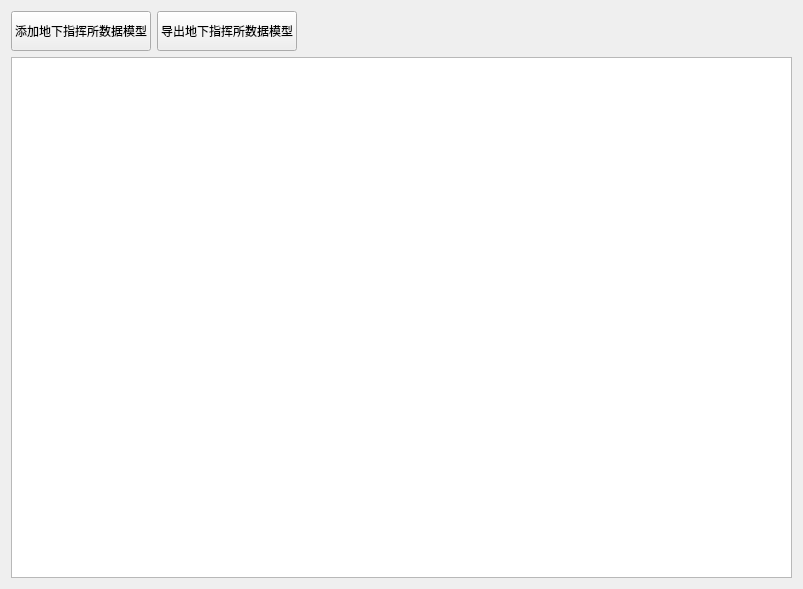
<?xml version="1.0" encoding="UTF-8"?>
<ui version="4.0">
 <class>Frm_Target_UCC_M</class>
 <widget class="QWidget" name="Frm_Target_UCC_M">
  <property name="geometry">
   <rect>
    <x>0</x>
    <y>0</y>
    <width>801</width>
    <height>589</height>
   </rect>
  </property>
  <property name="sizePolicy">
   <sizepolicy hsizetype="Fixed" vsizetype="Fixed">
    <horstretch>0</horstretch>
    <verstretch>0</verstretch>
   </sizepolicy>
  </property>
  <property name="windowTitle">
   <string>地下指挥所数据模型管理</string>
  </property>
  <layout class="QGridLayout" name="gridLayout">
   <item row="0" column="0">
    <layout class="QVBoxLayout" name="verticalLayout" stretch="0,1">
     <item>
      <layout class="QHBoxLayout" name="horizontalLayout" stretch="0,0,1">
       <item>
        <widget class="QPushButton" name="btn_add">
         <property name="sizePolicy">
          <sizepolicy hsizetype="Fixed" vsizetype="Fixed">
           <horstretch>0</horstretch>
           <verstretch>0</verstretch>
          </sizepolicy>
         </property>
         <property name="minimumSize">
          <size>
           <width>80</width>
           <height>40</height>
          </size>
         </property>
         <property name="text">
          <string>添加地下指挥所数据模型</string>
         </property>
        </widget>
       </item>
       <item>
        <widget class="QPushButton" name="btn_export">
         <property name="sizePolicy">
          <sizepolicy hsizetype="Fixed" vsizetype="Fixed">
           <horstretch>0</horstretch>
           <verstretch>0</verstretch>
          </sizepolicy>
         </property>
         <property name="minimumSize">
          <size>
           <width>80</width>
           <height>40</height>
          </size>
         </property>
         <property name="text">
          <string>导出地下指挥所数据模型</string>
         </property>
        </widget>
       </item>
       <item>
        <spacer name="horizontalSpacer">
         <property name="orientation">
          <enum>Qt::Horizontal</enum>
         </property>
         <property name="sizeHint" stdset="0">
          <size>
           <width>40</width>
           <height>20</height>
          </size>
         </property>
        </spacer>
       </item>
      </layout>
     </item>
     <item>
      <widget class="QTableView" name="tb_dan">
       <property name="minimumSize">
        <size>
         <width>781</width>
         <height>521</height>
        </size>
       </property>
      </widget>
     </item>
    </layout>
   </item>
  </layout>
 </widget>
 <resources/>
 <connections/>
</ui>
